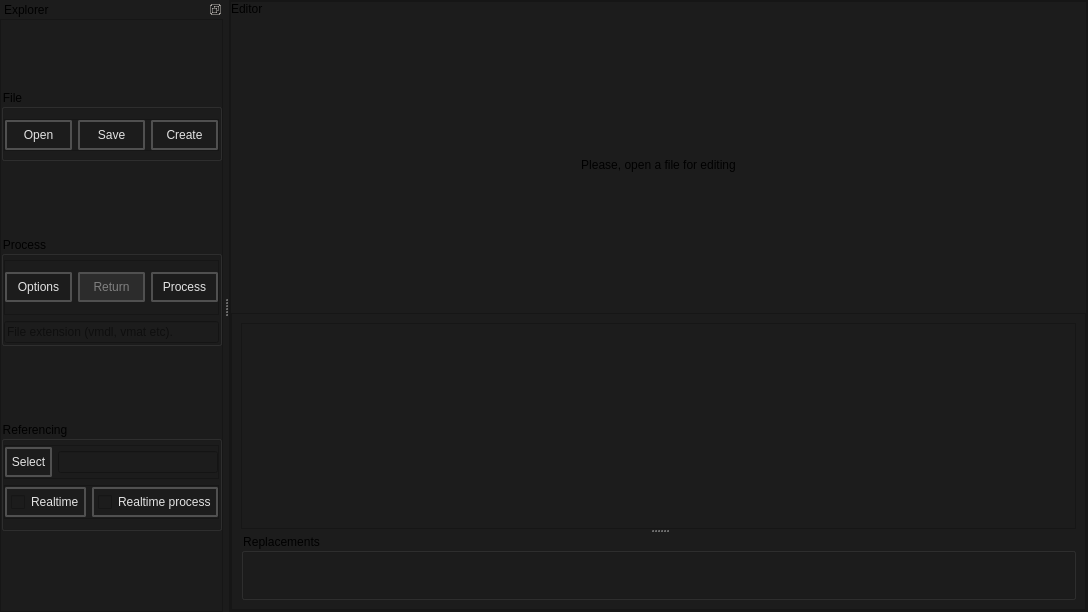
<?xml version="1.0" encoding="UTF-8"?>
<ui version="4.0">
 <class>BatchCreator_MainWindow</class>
 <widget class="QMainWindow" name="BatchCreator_MainWindow">
  <property name="geometry">
   <rect>
    <x>0</x>
    <y>0</y>
    <width>1088</width>
    <height>612</height>
   </rect>
  </property>
  <property name="windowTitle">
   <string>MainWindow</string>
  </property>
  <property name="styleSheet">
   <string notr="true">background-color: #1C1C1C;</string>
  </property>
  <widget class="QWidget" name="centralwidget">
   <layout class="QHBoxLayout" name="horizontalLayout_7">
    <property name="spacing">
     <number>0</number>
    </property>
    <property name="leftMargin">
     <number>0</number>
    </property>
    <property name="topMargin">
     <number>0</number>
    </property>
    <property name="rightMargin">
     <number>0</number>
    </property>
    <property name="bottomMargin">
     <number>0</number>
    </property>
    <item>
     <widget class="QFrame" name="frame">
      <property name="frameShape">
       <enum>QFrame::Shape::StyledPanel</enum>
      </property>
      <property name="frameShadow">
       <enum>QFrame::Shadow::Raised</enum>
      </property>
      <layout class="QVBoxLayout" name="verticalLayout">
       <property name="leftMargin">
        <number>0</number>
       </property>
       <property name="topMargin">
        <number>0</number>
       </property>
       <property name="rightMargin">
        <number>0</number>
       </property>
       <property name="bottomMargin">
        <number>0</number>
       </property>
       <item>
        <widget class="QFrame" name="frame_4">
         <property name="frameShape">
          <enum>QFrame::Shape::StyledPanel</enum>
         </property>
         <property name="frameShadow">
          <enum>QFrame::Shadow::Raised</enum>
         </property>
         <layout class="QVBoxLayout" name="verticalLayout_7">
          <property name="spacing">
           <number>0</number>
          </property>
          <property name="leftMargin">
           <number>0</number>
          </property>
          <property name="topMargin">
           <number>0</number>
          </property>
          <property name="rightMargin">
           <number>0</number>
          </property>
          <property name="bottomMargin">
           <number>0</number>
          </property>
          <item>
           <widget class="QLabel" name="label">
            <property name="text">
             <string>Editor</string>
            </property>
           </widget>
          </item>
          <item>
           <widget class="QLabel" name="label_editor_placeholder">
            <property name="sizePolicy">
             <sizepolicy hsizetype="Preferred" vsizetype="Expanding">
              <horstretch>0</horstretch>
              <verstretch>0</verstretch>
             </sizepolicy>
            </property>
            <property name="text">
             <string>Please, open a file for editing</string>
            </property>
            <property name="alignment">
             <set>Qt::AlignmentFlag::AlignCenter</set>
            </property>
           </widget>
          </item>
          <item>
           <widget class="QFrame" name="editor_widgets">
            <property name="frameShape">
             <enum>QFrame::Shape::StyledPanel</enum>
            </property>
            <property name="frameShadow">
             <enum>QFrame::Shadow::Raised</enum>
            </property>
            <layout class="QVBoxLayout" name="verticalLayout_6">
             <item>
              <widget class="QSplitter" name="splitter">
               <property name="orientation">
                <enum>Qt::Orientation::Vertical</enum>
               </property>
               <widget class="QPlainTextEdit" name="kv3_QplainTextEdit">
                <property name="styleSheet">
                 <string notr="true"/>
                </property>
                <property name="plainText">
                 <string/>
                </property>
                <property name="placeholderText">
                 <string>Content</string>
                </property>
               </widget>
               <widget class="QGroupBox" name="groupBox">
                <property name="title">
                 <string>Replacements</string>
                </property>
                <layout class="QVBoxLayout" name="verticalLayout_11">
                 <item>
                  <spacer name="verticalSpacer">
                   <property name="orientation">
                    <enum>Qt::Orientation::Vertical</enum>
                   </property>
                   <property name="sizeHint" stdset="0">
                    <size>
                     <width>20</width>
                     <height>21</height>
                    </size>
                   </property>
                  </spacer>
                 </item>
                </layout>
               </widget>
              </widget>
             </item>
            </layout>
           </widget>
          </item>
         </layout>
        </widget>
       </item>
      </layout>
     </widget>
    </item>
   </layout>
  </widget>
  <widget class="QDockWidget" name="dockWidget">
   <property name="features">
    <set>QDockWidget::DockWidgetFeature::DockWidgetFloatable|QDockWidget::DockWidgetFeature::DockWidgetMovable</set>
   </property>
   <property name="windowTitle">
    <string>Explorer</string>
   </property>
   <attribute name="dockWidgetArea">
    <number>1</number>
   </attribute>
   <widget class="QWidget" name="dockWidgetContents">
    <layout class="QVBoxLayout" name="verticalLayout_3">
     <property name="spacing">
      <number>0</number>
     </property>
     <property name="leftMargin">
      <number>0</number>
     </property>
     <property name="topMargin">
      <number>0</number>
     </property>
     <property name="rightMargin">
      <number>0</number>
     </property>
     <property name="bottomMargin">
      <number>0</number>
     </property>
     <item>
      <widget class="QFrame" name="left_vertical_frame">
       <property name="maximumSize">
        <size>
         <width>16777215</width>
         <height>16777215</height>
        </size>
       </property>
       <property name="baseSize">
        <size>
         <width>330</width>
         <height>0</height>
        </size>
       </property>
       <property name="styleSheet">
        <string notr="true"/>
       </property>
       <property name="frameShape">
        <enum>QFrame::Shape::StyledPanel</enum>
       </property>
       <property name="frameShadow">
        <enum>QFrame::Shadow::Raised</enum>
       </property>
       <layout class="QVBoxLayout" name="verticalLayout_2">
        <property name="leftMargin">
         <number>0</number>
        </property>
        <property name="topMargin">
         <number>0</number>
        </property>
        <property name="rightMargin">
         <number>0</number>
        </property>
        <property name="bottomMargin">
         <number>9</number>
        </property>
        <item>
         <layout class="QVBoxLayout" name="layout"/>
        </item>
        <item>
         <widget class="QGroupBox" name="file_groupbox">
          <property name="maximumSize">
           <size>
            <width>16777215</width>
            <height>72</height>
           </size>
          </property>
          <property name="title">
           <string>File</string>
          </property>
          <layout class="QVBoxLayout" name="verticalLayout_5">
           <property name="leftMargin">
            <number>0</number>
           </property>
           <property name="topMargin">
            <number>4</number>
           </property>
           <property name="rightMargin">
            <number>0</number>
           </property>
           <property name="bottomMargin">
            <number>0</number>
           </property>
           <item>
            <widget class="QFrame" name="frame_2">
             <property name="maximumSize">
              <size>
               <width>16777215</width>
               <height>32</height>
              </size>
             </property>
             <property name="frameShape">
              <enum>QFrame::Shape::StyledPanel</enum>
             </property>
             <property name="frameShadow">
              <enum>QFrame::Shadow::Raised</enum>
             </property>
             <layout class="QHBoxLayout" name="horizontalLayout">
              <property name="leftMargin">
               <number>0</number>
              </property>
              <property name="topMargin">
               <number>0</number>
              </property>
              <property name="rightMargin">
               <number>0</number>
              </property>
              <property name="bottomMargin">
               <number>0</number>
              </property>
              <item>
               <widget class="QPushButton" name="open_button">
                <property name="minimumSize">
                 <size>
                  <width>0</width>
                  <height>18</height>
                 </size>
                </property>
                <property name="styleSheet">
                 <string notr="true">    QPushButton {

        font: 580 9pt &quot;Segoe UI&quot;;
	

        border: 2px solid black;
        border-radius: 2px;
        border-color: rgba(80, 80, 80, 255);
        height:22px;
        padding-top: 2px;
        padding-bottom:2px;
        padding-left: 4px;
        padding-right: 4px;
        color: #E3E3E3;
        background-color: #1C1C1C;
    }
    QPushButton:hover {
        background-color: #414956;
        color: white;
    }
    QPushButton:pressed {
        background-color: red;
        background-color: #1C1C1C;
        margin: 1 px;
        margin-left: 2px;
        margin-right: 2px;

    }</string>
                </property>
                <property name="text">
                 <string>Open</string>
                </property>
                <property name="icon">
                 <iconset resource="../resources.qrc">
                  <normaloff>:/icons/file_open_16dp_9D9D9D_FILL0_wght400_GRAD0_opsz20.svg</normaloff>:/icons/file_open_16dp_9D9D9D_FILL0_wght400_GRAD0_opsz20.svg</iconset>
                </property>
                <property name="iconSize">
                 <size>
                  <width>20</width>
                  <height>20</height>
                 </size>
                </property>
               </widget>
              </item>
              <item>
               <widget class="QPushButton" name="save_button">
                <property name="minimumSize">
                 <size>
                  <width>0</width>
                  <height>18</height>
                 </size>
                </property>
                <property name="styleSheet">
                 <string notr="true">    QPushButton {

        font: 580 9pt &quot;Segoe UI&quot;;
	

        border: 2px solid black;
        border-radius: 2px;
        border-color: rgba(80, 80, 80, 255);
        height:22px;
        padding-top: 2px;
        padding-bottom:2px;
        padding-left: 4px;
        padding-right: 4px;
        color: #E3E3E3;
        background-color: #1C1C1C;
    }
    QPushButton:hover {
        background-color: #414956;
        color: white;
    }
    QPushButton:pressed {
        background-color: red;
        background-color: #1C1C1C;
        margin: 1 px;
        margin-left: 2px;
        margin-right: 2px;

    }</string>
                </property>
                <property name="text">
                 <string>Save</string>
                </property>
                <property name="icon">
                 <iconset resource="../resources.qrc">
                  <normaloff>:/icons/save_16dp_9D9D9D_FILL0_wght400_GRAD0_opsz20.svg</normaloff>:/icons/save_16dp_9D9D9D_FILL0_wght400_GRAD0_opsz20.svg</iconset>
                </property>
                <property name="iconSize">
                 <size>
                  <width>20</width>
                  <height>20</height>
                 </size>
                </property>
               </widget>
              </item>
              <item>
               <widget class="QPushButton" name="create_file">
                <property name="minimumSize">
                 <size>
                  <width>0</width>
                  <height>18</height>
                 </size>
                </property>
                <property name="styleSheet">
                 <string notr="true">    QPushButton {

        font: 580 9pt &quot;Segoe UI&quot;;
	

        border: 2px solid black;
        border-radius: 2px;
        border-color: rgba(80, 80, 80, 255);
        height:22px;
        padding-top: 2px;
        padding-bottom:2px;
        padding-left: 4px;
        padding-right: 4px;
        color: #E3E3E3;
        background-color: #1C1C1C;
    }
    QPushButton:hover {
        background-color: #414956;
        color: white;
    }
    QPushButton:pressed {
        background-color: red;
        background-color: #1C1C1C;
        margin: 1 px;
        margin-left: 2px;
        margin-right: 2px;

    }</string>
                </property>
                <property name="text">
                 <string>Create</string>
                </property>
                <property name="icon">
                 <iconset resource="../resources.qrc">
                  <normaloff>:/icons/add_24dp_9D9D9D_FILL0_wght400_GRAD0_opsz24.svg</normaloff>:/icons/add_24dp_9D9D9D_FILL0_wght400_GRAD0_opsz24.svg</iconset>
                </property>
                <property name="iconSize">
                 <size>
                  <width>20</width>
                  <height>20</height>
                 </size>
                </property>
               </widget>
              </item>
             </layout>
            </widget>
           </item>
          </layout>
         </widget>
        </item>
        <item>
         <widget class="QGroupBox" name="process_groupbox">
          <property name="maximumSize">
           <size>
            <width>16777215</width>
            <height>110</height>
           </size>
          </property>
          <property name="title">
           <string>Process</string>
          </property>
          <layout class="QVBoxLayout" name="verticalLayout_4">
           <property name="leftMargin">
            <number>0</number>
           </property>
           <property name="topMargin">
            <number>4</number>
           </property>
           <property name="rightMargin">
            <number>0</number>
           </property>
           <property name="bottomMargin">
            <number>0</number>
           </property>
           <item>
            <widget class="QFrame" name="frame_3">
             <property name="frameShape">
              <enum>QFrame::Shape::StyledPanel</enum>
             </property>
             <property name="frameShadow">
              <enum>QFrame::Shadow::Raised</enum>
             </property>
             <layout class="QHBoxLayout" name="horizontalLayout_5">
              <property name="leftMargin">
               <number>0</number>
              </property>
              <property name="topMargin">
               <number>0</number>
              </property>
              <property name="rightMargin">
               <number>0</number>
              </property>
              <property name="bottomMargin">
               <number>0</number>
              </property>
              <item>
               <widget class="QPushButton" name="process_options_button">
                <property name="minimumSize">
                 <size>
                  <width>0</width>
                  <height>18</height>
                 </size>
                </property>
                <property name="styleSheet">
                 <string notr="true">    QPushButton {

        font: 580 9pt &quot;Segoe UI&quot;;
	

        border: 2px solid black;
        border-radius: 2px;
        border-color: rgba(80, 80, 80, 255);
        height:22px;
        padding-top: 2px;
        padding-bottom:2px;
        padding-left: 4px;
        padding-right: 4px;
        color: #E3E3E3;
        background-color: #1C1C1C;
    }
    QPushButton:hover {
        background-color: #414956;
        color: white;
    }
    QPushButton:pressed {
        background-color: red;
        background-color: #1C1C1C;
        margin: 1 px;
        margin-left: 2px;
        margin-right: 2px;

    }</string>
                </property>
                <property name="text">
                 <string>Options</string>
                </property>
                <property name="icon">
                 <iconset resource="../resources.qrc">
                  <normaloff>:/icons/settings_16dp_9D9D9D_FILL0_wght400_GRAD0_opsz20.svg</normaloff>:/icons/settings_16dp_9D9D9D_FILL0_wght400_GRAD0_opsz20.svg</iconset>
                </property>
                <property name="iconSize">
                 <size>
                  <width>20</width>
                  <height>20</height>
                 </size>
                </property>
               </widget>
              </item>
              <item>
               <widget class="QPushButton" name="return_button">
                <property name="enabled">
                 <bool>false</bool>
                </property>
                <property name="minimumSize">
                 <size>
                  <width>0</width>
                  <height>18</height>
                 </size>
                </property>
                <property name="styleSheet">
                 <string notr="true">    QPushButton {

        font: 580 9pt &quot;Segoe UI&quot;;
	

        border: 2px solid black;
        border-radius: 2px;
        border-color: rgba(80, 80, 80, 255);
        height:22px;
        padding-top: 2px;
        padding-bottom:2px;
        padding-left: 4px;
        padding-right: 4px;
        color: #E3E3E3;
        background-color: #1C1C1C;
    }
    QPushButton:hover {
        background-color: #414956;
        color: white;
    }
    QPushButton:pressed {
        background-color: red;
        background-color: #1C1C1C;
        margin: 1 px;
        margin-left: 2px;
        margin-right: 2px;

    }
QPushButton:disabled {
color: gray;
 background-color: #2C2C2C;
}</string>
                </property>
                <property name="text">
                 <string>Return</string>
                </property>
                <property name="icon">
                 <iconset resource="../resources.qrc">
                  <normaloff>:/icons/undo_24dp_9D9D9D_FILL0_wght400_GRAD0_opsz24.svg</normaloff>:/icons/undo_24dp_9D9D9D_FILL0_wght400_GRAD0_opsz24.svg</iconset>
                </property>
                <property name="iconSize">
                 <size>
                  <width>20</width>
                  <height>20</height>
                 </size>
                </property>
                <property name="checkable">
                 <bool>false</bool>
                </property>
               </widget>
              </item>
              <item>
               <widget class="QPushButton" name="process_all_button">
                <property name="minimumSize">
                 <size>
                  <width>0</width>
                  <height>18</height>
                 </size>
                </property>
                <property name="styleSheet">
                 <string notr="true">    QPushButton {

        font: 580 9pt &quot;Segoe UI&quot;;
	

        border: 2px solid black;
        border-radius: 2px;
        border-color: rgba(80, 80, 80, 255);
        height:22px;
        padding-top: 2px;
        padding-bottom:2px;
        padding-left: 4px;
        padding-right: 4px;
        color: #E3E3E3;
        background-color: #1C1C1C;
    }
    QPushButton:hover {
        background-color: #414956;
        color: white;
    }
    QPushButton:pressed {
        background-color: red;
        background-color: #1C1C1C;
        margin: 1 px;
        margin-left: 2px;
        margin-right: 2px;

    }</string>
                </property>
                <property name="text">
                 <string>Process</string>
                </property>
                <property name="icon">
                 <iconset resource="../resources.qrc">
                  <normaloff>:/icons/tab_move_24dp_9D9D9D_FILL0_wght400_GRAD0_opsz24.svg</normaloff>:/icons/tab_move_24dp_9D9D9D_FILL0_wght400_GRAD0_opsz24.svg</iconset>
                </property>
                <property name="iconSize">
                 <size>
                  <width>20</width>
                  <height>20</height>
                 </size>
                </property>
               </widget>
              </item>
             </layout>
            </widget>
           </item>
           <item>
            <widget class="QLineEdit" name="extension_lineEdit">
             <property name="placeholderText">
              <string>File extension (vmdl, vmat etc).</string>
             </property>
            </widget>
           </item>
          </layout>
         </widget>
        </item>
        <item>
         <widget class="QGroupBox" name="referencing_groupbox">
          <property name="maximumSize">
           <size>
            <width>16777215</width>
            <height>110</height>
           </size>
          </property>
          <property name="title">
           <string>Referencing</string>
          </property>
          <layout class="QVBoxLayout" name="verticalLayout_10">
           <property name="leftMargin">
            <number>0</number>
           </property>
           <property name="topMargin">
            <number>4</number>
           </property>
           <property name="rightMargin">
            <number>0</number>
           </property>
           <property name="bottomMargin">
            <number>9</number>
           </property>
           <item>
            <widget class="QFrame" name="frame_8">
             <property name="frameShape">
              <enum>QFrame::Shape::StyledPanel</enum>
             </property>
             <property name="frameShadow">
              <enum>QFrame::Shadow::Raised</enum>
             </property>
             <layout class="QHBoxLayout" name="horizontalLayout_9">
              <property name="leftMargin">
               <number>0</number>
              </property>
              <property name="topMargin">
               <number>0</number>
              </property>
              <property name="rightMargin">
               <number>0</number>
              </property>
              <property name="bottomMargin">
               <number>0</number>
              </property>
              <item>
               <widget class="QPushButton" name="process_options_button_4">
                <property name="minimumSize">
                 <size>
                  <width>0</width>
                  <height>18</height>
                 </size>
                </property>
                <property name="styleSheet">
                 <string notr="true">    QPushButton {

        font: 580 9pt &quot;Segoe UI&quot;;
	

        border: 2px solid black;
        border-radius: 2px;
        border-color: rgba(80, 80, 80, 255);
        height:22px;
        padding-top: 2px;
        padding-bottom:2px;
        padding-left: 4px;
        padding-right: 4px;
        color: #E3E3E3;
        background-color: #1C1C1C;
    }
    QPushButton:hover {
        background-color: #414956;
        color: white;
    }
    QPushButton:pressed {
        background-color: red;
        background-color: #1C1C1C;
        margin: 1 px;
        margin-left: 2px;
        margin-right: 2px;

    }</string>
                </property>
                <property name="text">
                 <string>Select</string>
                </property>
                <property name="icon">
                 <iconset resource="../resources.qrc">
                  <normaloff>:/icons/file_present_24dp_9D9D9D_FILL0_wght400_GRAD0_opsz24.png</normaloff>:/icons/file_present_24dp_9D9D9D_FILL0_wght400_GRAD0_opsz24.png</iconset>
                </property>
                <property name="iconSize">
                 <size>
                  <width>20</width>
                  <height>20</height>
                 </size>
                </property>
               </widget>
              </item>
              <item>
               <widget class="QLineEdit" name="lineEdit"/>
              </item>
             </layout>
            </widget>
           </item>
           <item>
            <widget class="QFrame" name="frame_9">
             <property name="frameShape">
              <enum>QFrame::Shape::StyledPanel</enum>
             </property>
             <property name="frameShadow">
              <enum>QFrame::Shadow::Raised</enum>
             </property>
             <layout class="QHBoxLayout" name="horizontalLayout_3">
              <property name="leftMargin">
               <number>0</number>
              </property>
              <property name="topMargin">
               <number>0</number>
              </property>
              <property name="rightMargin">
               <number>0</number>
              </property>
              <property name="bottomMargin">
               <number>0</number>
              </property>
              <item>
               <widget class="QCheckBox" name="checkBox">
                <property name="styleSheet">
                 <string notr="true">QCheckBox {

        font: 580 10pt &quot;Segoe UI&quot;;

        border: 2px solid black;
        border-radius: 2px;
        border-color: rgba(80, 80, 80, 255);
        height:22px;
        padding-top: 2px;
        padding-bottom:2px;
        padding-left: 4px;
        padding-right: 4px;
        color: #E3E3E3;
        background-color: #1C1C1C;
    }
    QCheckBox:hover {
        background-color: #414956;
        color: white;
    }
    QCheckBox:pressed {

    }</string>
                </property>
                <property name="text">
                 <string>Realtime</string>
                </property>
               </widget>
              </item>
              <item>
               <widget class="QCheckBox" name="checkBox_2">
                <property name="styleSheet">
                 <string notr="true">QCheckBox {

        font: 580 10pt &quot;Segoe UI&quot;;

        border: 2px solid black;
        border-radius: 2px;
        border-color: rgba(80, 80, 80, 255);
        height:22px;
        padding-top: 2px;
        padding-bottom:2px;
        padding-left: 4px;
        padding-right: 4px;
        color: #E3E3E3;
        background-color: #1C1C1C;
    }
    QCheckBox:hover {
        background-color: #414956;
        color: white;
    }
    QCheckBox:pressed {

    }</string>
                </property>
                <property name="text">
                 <string>Realtime process</string>
                </property>
               </widget>
              </item>
             </layout>
            </widget>
           </item>
          </layout>
         </widget>
        </item>
       </layout>
      </widget>
     </item>
    </layout>
   </widget>
  </widget>
 </widget>
 <resources>
  <include location="../resources.qrc"/>
 </resources>
 <connections/>
</ui>
